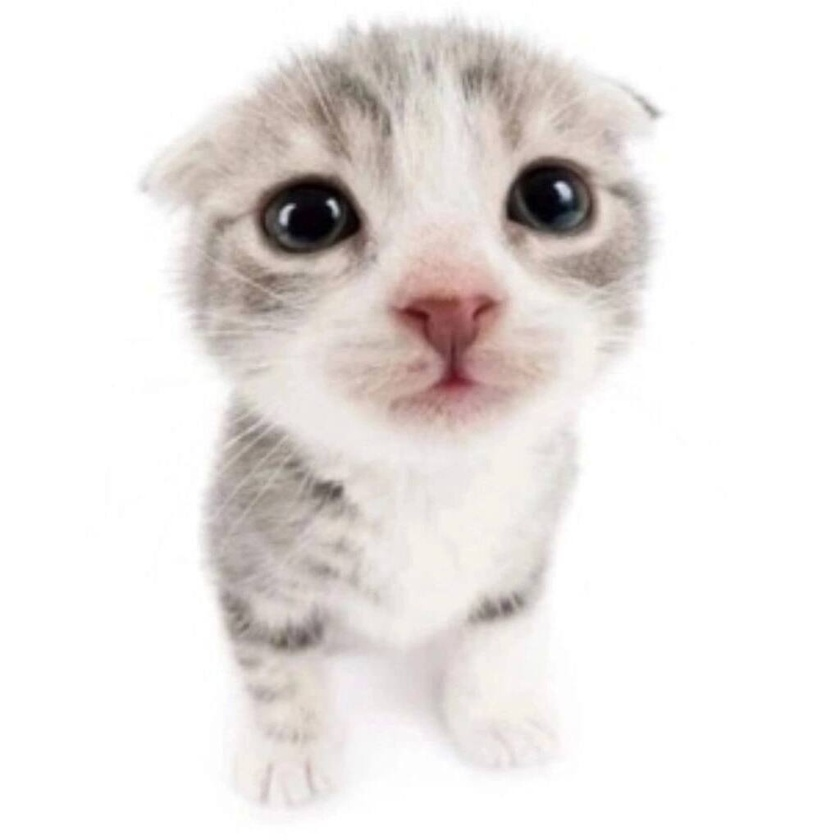
#> input picture hw3/image_compression/images/cutie.jpg, 840 x 840 px, shrunk from 1024 x 1024 before the run
$ python -i seam_carve.py   (imports and definitions only)
#> lines starting #> are read from the running program, lines starting #| are printed output that depends on the picture
import numpy as np
from scipy.signal import convolve2d
from skimage.io import imread, imsave, imshow


def get_y(r, g, b):
    return 0.299 * r + 0.587 * g + 0.114 * b


# [72 lines left out: functions delete_seam, add_vert_seam, add_seam, get_grad, get_grad_sums, get_seam_mask and 1 more, not called in this run]


def seam_carve(img, regime=None, mask=None):
    img = img.astype(np.float64)
    if mask is None:
        mask = np.zeros_like(img[..., 0])

    is_hor = False
    if regime.split()[0] == 'horizontal':
        is_hor = True

    seam_mask = get_seam(img, mask, is_hor)
    if regime.split()[1] == 'expand':
        return np.dstack((
            add_seam(img[..., 0], seam_mask, is_hor),
            add_seam(img[..., 1], seam_mask, is_hor),
            add_seam(img[..., 2], seam_mask, is_hor)
        )), add_seam(mask, seam_mask, is_hor), seam_mask
    else:
        return np.dstack((
            delete_seam(img[..., 0], seam_mask, is_hor),
            delete_seam(img[..., 1], seam_mask, is_hor),
            delete_seam(img[..., 2], seam_mask, is_hor)
        )), delete_seam(mask, seam_mask, is_hor), seam_mask

>>> import cv2
>>> picture = cv2.imread('../../hw3/image_compression/images/cutie.jpg', cv2.IMREAD_GRAYSCALE)
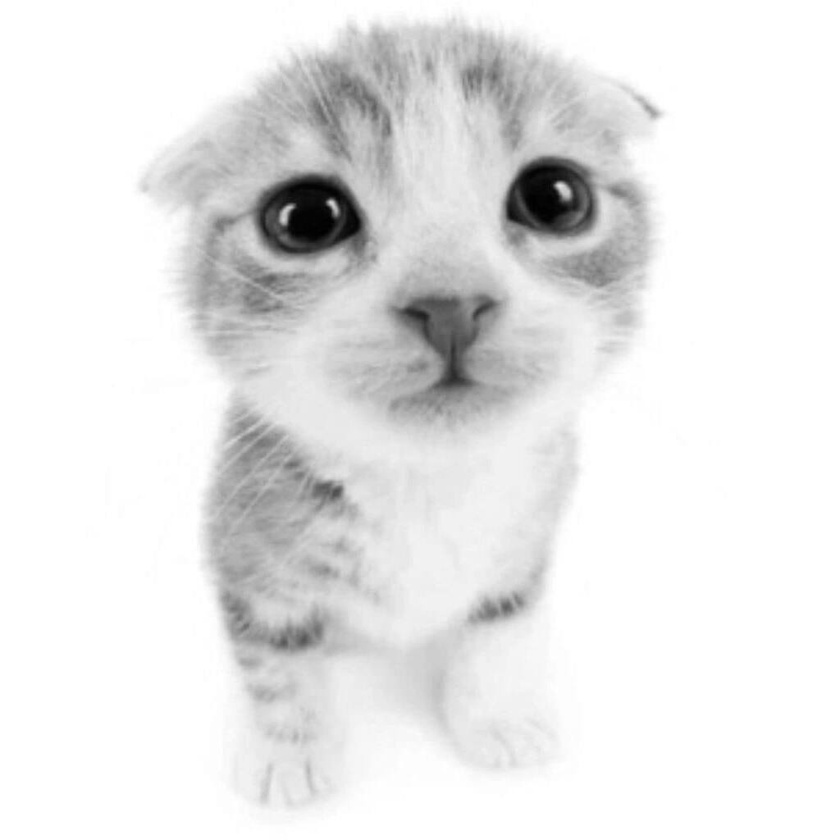
#> picture: shape (840, 840); min 0, max 255, mean 231.2
>>> result = seam_carve(picture)
#> (the run stopped early here; a loop or call above may not have finished)
